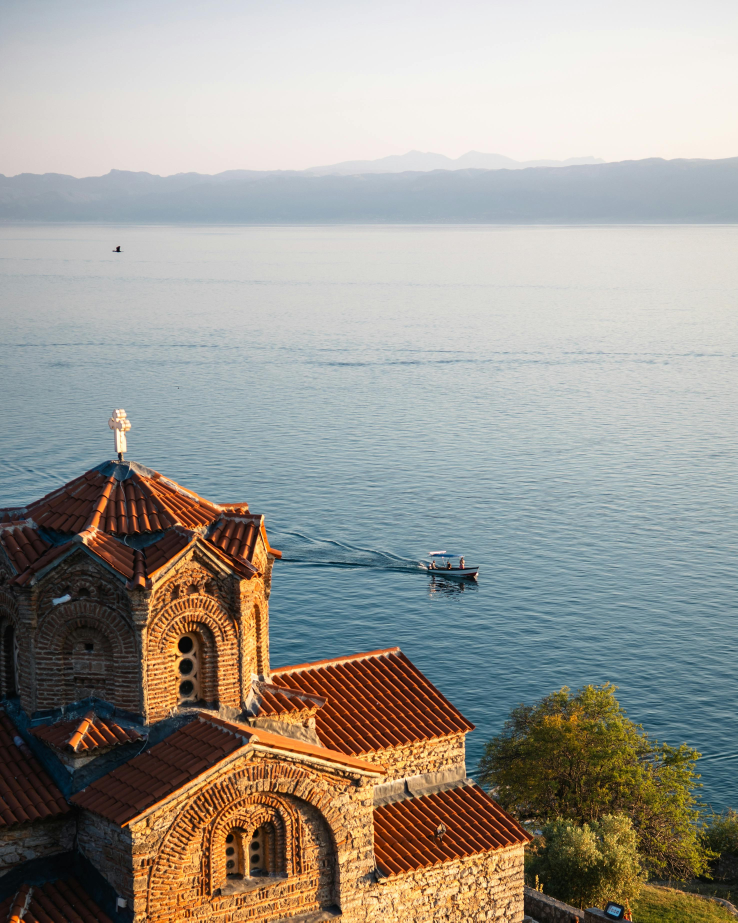
#> input picture file_io/pillow/basic.jpg, 2951 x 3689 px (shown at 1/4 size)
$ python thumbnail.py basic.jpg
#> lines starting #> are read from the running program, lines starting #| are printed output that depends on the picture
from PIL import Image
import sys
import os

 # Only one argument needed
if len(sys.argv) > 2 or len(sys.argv) == 1:
    print("Wrong number of arguments, provide only one image for thumbnail")
    sys.exit()

if not os.path.isfile(sys.argv[1]):
    print("File does not exist")
    sys.exit()

# From the documentation

file_provided = sys.argv[1]
stan_size = 200, 200

with Image.open(file_provided) as img:
#> img is the input picture: PIL image 2951x3689 RGB; mean R, G, B 156.8, 153.4, 145.6
    img.thumbnail(stan_size)
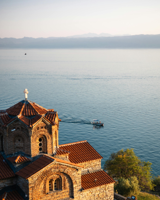
#> img: PIL image 160x200 RGB; mean R, G, B 156.8, 153.4, 145.6
    img.save("thumbnail_" + file_provided)
